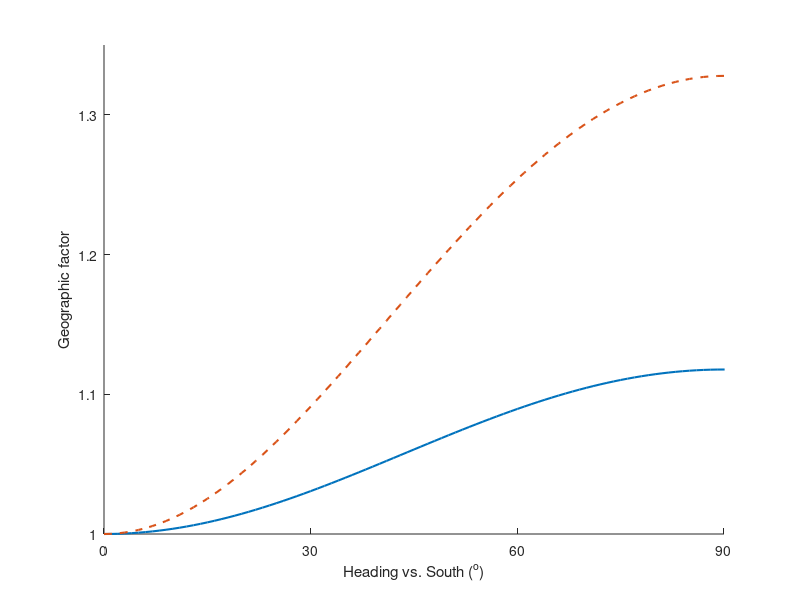

This chart was generated by the following MATLAB code:
lat_deps = [45 65]*pi/180;
lat_arrs = [25 0]*pi/180;

lin_stys = {'-','--'};

for i_lat = 1:2
    
    ln_fact_gen(i_lat) = (log(sec(lat_deps(i_lat)) + ...
             tan(lat_deps(i_lat))) - log(sec(lat_arrs(i_lat)) + ...
             tan(abs(lat_arrs(i_lat)))))*cos(lat_arrs(i_lat))/ ...
             (lat_deps(i_lat) - lat_arrs(i_lat));

end

alfs = [0:135]*pi/180;
sin_alfs = sin(alfs);
cos_alfs = cos(alfs);
% geo_fact_lox = sqrt((sin_alf_lox_rep.*log_Fact).^2 + ...
%     cos_alf_lox_rep.^2);

H = figure('Position',[300 300 240 240]);
hold

for i_lat = 1:2

    geo_fact_gens(i_lat,:) = sqrt((sin_alfs*ln_fact_gen(i_lat)).^2 + ...
        cos_alfs.^2);

    plot(alfs*180/pi,geo_fact_gens(i_lat,:),'LineWidth',1.5, ...
        'LineStyle',lin_stys{i_lat})

end

xlabel('Heading vs. South (^o)')
ylabel('Geographic factor')

% stick to South headings alf < 90
xlim([0 90])
set(gca,'XTick',0:30:90,'YTick',1:.1:1.35)